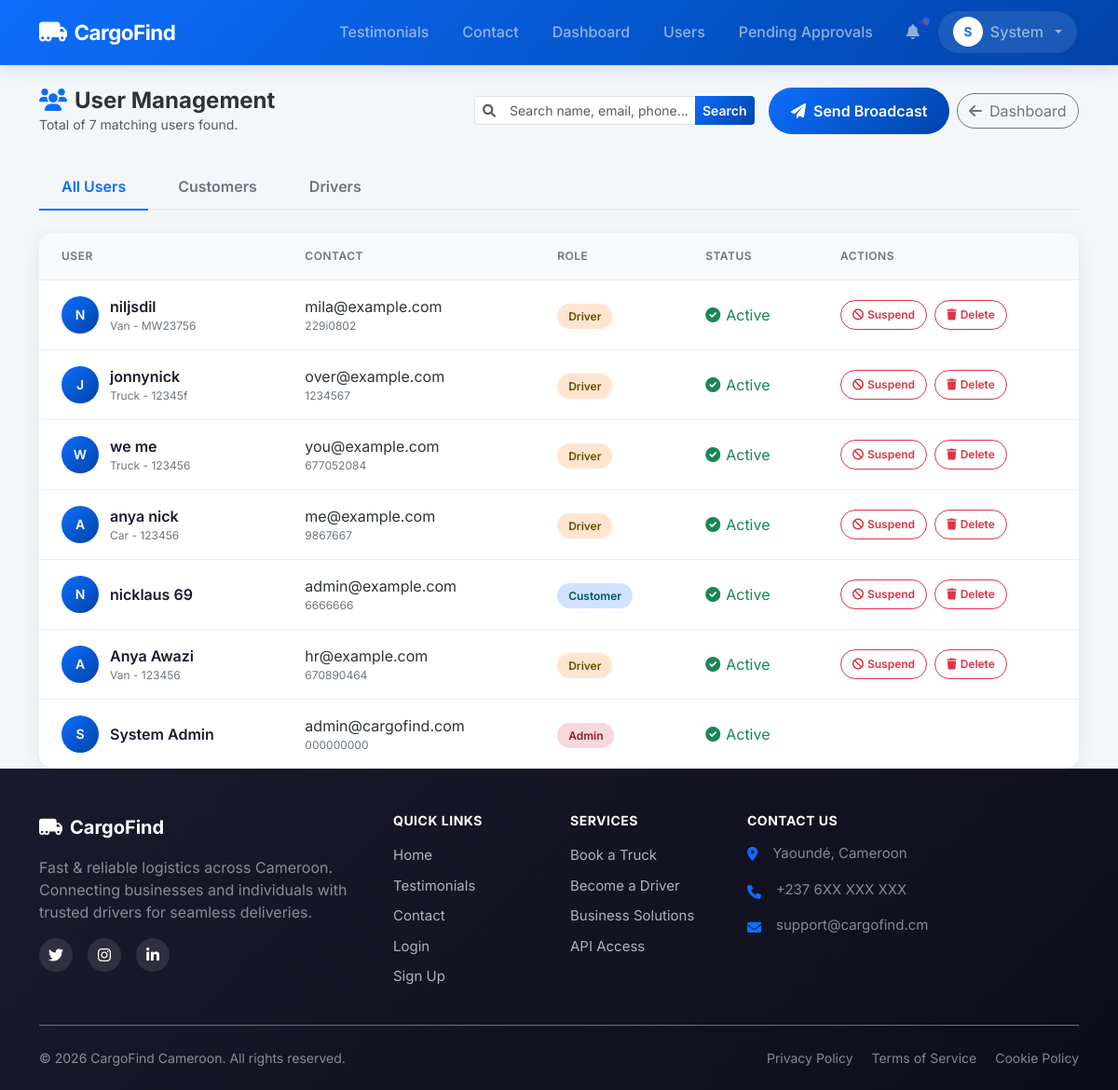
The app's page /admin/users (signed in) with its own data.
### models.py (models this page shows, shortened)
class User(UserMixin, db.Model):
    id = db.Column(db.Integer, primary_key=True)
    email = db.Column(db.String(120), unique=True, nullable=False)
    phone = db.Column(db.String(20), unique=True, nullable=False)
    password_hash = db.Column(db.String(255), nullable=False)
    full_name = db.Column(db.String(100), nullable=False)
    address = db.Column(db.String(200))
    role = db.Column(db.String(20), nullable=False) # 'customer', 'driver', 'admin'
    vehicle_type = db.Column(db.String(50)) # 'car', 'van', 'truck'
    vehicle_id = db.Column(db.String(50))
    license_url = db.Column(db.String(255))
    is_verified = db.Column(db.Boolean, default=False)
    registration_otp = db.Column(db.String(6))
    is_active = db.Column(db.Boolean, default=False)
    is_approved = db.Column(db.Boolean, default=False) # Admin approval
    current_lat = db.Column(db.Float)
    current_lng = db.Column(db.Float)
    deliveries_as_customer = db.relationship('Delivery', backref='customer', foreign_keys='Delivery.customer_id')
    deliveries_as_driver = db.relationship('Delivery', backref='driver', foreign_keys='Delivery.driver_id')
    notifications = db.relationship('Notification', backref='user', lazy=True)
    wallet = db.relationship('Wallet', backref='user', uselist=False)

### app.py (the view, shortened to what this page needs)
@app.route('/admin/users')
@login_required
def admin_users():
    if current_user.role != 'admin':
        return redirect(url_for('index'))
    query = request.args.get('q', '')
    role_filter = request.args.get('role', '')
    user_query = User.query
    if role_filter:
        user_query = user_query.filter(User.role == role_filter)
    users = user_query.order_by(User.id.desc()).all()
    return render_template('admin/users.html', users=users)

### templates/admin/users.html (shortened to what this page needs)
{% extends "base.html" %}
{% block content %}
<div class="user-management">
    <div class="page-header">
        <div>
            <h2><i class="fas fa-users text-primary me-2"></i>User Management</h2>
            <p class="text-muted small mb-0">Total of {{ users|length }} matching users found.</p>
        </div>
        <div class="d-flex flex-wrap gap-2 align-items-center">
            <form action="{{ url_for('admin_users') }}" method="GET" class="d-flex gap-2 me-2">
                <div class="input-group input-group-sm" style="width: 300px;">
                    <span class="input-group-text bg-white border-end-0"><i class="fas fa-search text-muted"></i></span>
                    <input type="text" name="q" class="form-control border-start-0" placeholder="Search name, email, phone..." value="{{ request.args.get('q', '') }}">
                    <button type="submit" class="btn btn-primary">Search</button>
                </div>
            </form>
            <a href="{{ url_for('admin_send_email') }}" class="btn btn-primary rounded-pill px-4">
                <i class="fas fa-paper-plane me-2"></i>Send Broadcast
            </a>
            <a href="{{ url_for('admin_dashboard') }}" class="btn btn-outline-secondary rounded-pill">
                <i class="fas fa-arrow-left me-2"></i>Dashboard
            </a>
        </div>
    </div>
    <div class="user-tabs">
        <a href="{{ url_for('admin_users', q=request.args.get('q', '')) }}" class="user-tab {{ 'active' if not request.args.get('role') }}">
            All Users
        </a>
        <a href="{{ url_for('admin_users', role='customer', q=request.args.get('q', '')) }}" class="user-tab {{ 'active' if request.args.get('role') == 'customer' }}">
            Customers
        </a>
        <a href="{{ url_for('admin_users', role='driver', q=request.args.get('q', '')) }}" class="user-tab {{ 'active' if request.args.get('role') == 'driver' }}">
            Drivers
        </a>
    </div>
    <div id="all" class="user-section active">
        <div class="users-card">
            <table class="users-table">
                <thead>
                    <tr>
                        <th>User</th>
                        <th>Contact</th>
                        <th>Role</th>
                        <th>Status</th>
                        <th>Actions</th>
                    </tr>
                </thead>
                <tbody>
                    {% for user in users %}
                    <tr>
                        <td>
                            <div class="user-info">
                                <div class="user-avatar">{{ user.full_name[0]|upper }}</div>
                                <div class="user-details">
                                    <span class="user-name">{{ user.full_name }}</span>
                                    {% if user.role == 'driver' %}
                                        <span class="user-extra">{{ user.vehicle_type|capitalize }} - {{ user.vehicle_id }}</span>
                                    {% endif %}
                                </div>
                            </div>
                        </td>
                        <td>
                            <div class="user-details">
                                <span>{{ user.email }}</span>
                                <span class="user-extra">{{ user.phone }}</span>
                            </div>
                        </td>
                        <td>
                            <span class="role-badge {{ user.role }}">{{ user.role|capitalize }}</span>
                        </td>
                        <td>
                            <span class="status-badge {% if user.is_active %}active{% else %}inactive{% endif %}">
                                <i class="fas {% if user.is_active %}fa-check-circle{% else %}fa-times-circle{% endif %}"></i>
                                {% if user.is_active %}Active{% else %}Suspended{% endif %}
                            </span>
                        </td>
                        <td>
                            {% if user.role != 'admin' %}
                            <div class="action-buttons">
                                <a href="{{ url_for('toggle_user_status', user_id=user.id) }}" class="btn-action {% if user.is_active %}suspend{% else %}activate{% endif %}">
                                    <i class="fas {% if user.is_active %}fa-ban{% else %}fa-check{% endif %}"></i>
                                    {% if user.is_active %}Suspend{% else %}Activate{% endif %}
                                </a>
                                <a href="{{ url_for('delete_user', user_id=user.id) }}" class="btn-action delete" onclick="return confirm('Are you sure you want to delete this user? This action cannot be undone.')">
                                    <i class="fas fa-trash"></i>Delete
                                </a>
                            </div>
                            {% endif %}
                        </td>
                    </tr>
                    {% endfor %}
                </tbody>
            </table>
        </div>
    </div>
</div>
{% endblock %}

### templates/base.html (shortened to what this page needs)
<!DOCTYPE html>
<html lang="en">
<head>
    <link href="https://cdn.jsdelivr.net/npm/bootstrap@5.3.0/dist/css/bootstrap.min.css" rel="stylesheet">
    <link rel="stylesheet" href="https://cdnjs.cloudflare.com/ajax/libs/font-awesome/6.0.0/css/all.min.css">
    <link rel="stylesheet" href="https://unpkg.com/leaflet@1.9.4/dist/leaflet.css" />
    <link rel="stylesheet" href="{{ url_for('static', filename='css/style.css') }}">
</head>
<body class="animate-fade-in">
    <nav class="navbar navbar-expand-lg navbar-dark sticky-top">
        <div class="container">
            <a class="navbar-brand" href="{{ url_for('index') }}">
                <i class="fas fa-truck-moving"></i>
                <span>CargoFind</span>
            </a>
            <div class="collapse navbar-collapse" id="navbarNav">
                <ul class="navbar-nav ms-auto align-items-lg-center">
                    <li class="nav-item">
                        <a class="nav-link" href="{{ url_for('testimonials') }}">
                             Testimonials
                        </a>
                    </li>
                    <li class="nav-item">
                        <a class="nav-link" href="{{ url_for('contact') }}">
                             Contact
                        </a>
                    </li>
                    {% if current_user.is_authenticated %}
                        {% if current_user.role == 'customer' %}
                            <li class="nav-item">
                                <a class="nav-link" href="{{ url_for('customer_dashboard') }}">
                                    <i class="fas fa-tachometer-alt me-1 d-lg-none"></i> Dashboard
                                </a>
                            </li>
                            <li class="nav-item">
                                <a class="nav-link" href="{{ url_for('book_delivery') }}">
                                    <i class="fas fa-plus-circle me-1 d-lg-none"></i> Book Delivery
                                </a>
                            </li>
                        {% elif current_user.role == 'driver' %}
                            <li class="nav-item">
                                <a class="nav-link" href="{{ url_for('driver_dashboard') }}">
                                    <i class="fas fa-tachometer-alt me-1 d-lg-none"></i> Driver Panel
                                </a>
                            </li>
                        {% elif current_user.role == 'admin' %}
                            <li class="nav-item">
                                <a class="nav-link" href="{{ url_for('admin_dashboard') }}">
                                     Dashboard
                                </a>
                            </li>
                            <li class="nav-item">
                                <a class="nav-link" href="{{ url_for('admin_users') }}">
                                     Users
                                </a>
                            </li>
                            <li class="nav-item">
                                <a class="nav-link" href="{{ url_for('admin_pending_drivers') }}">
                                     Pending Approvals
                                </a>
                            </li>
                        {% endif %}
                        <li class="nav-item">
                            <a class="nav-link notification-badge" href="{{ url_for('notifications') }}">
                                <i class="fas fa-bell"></i>
                            </a>
                        </li>
                        <li class="nav-item dropdown">
                            <a class="nav-link nav-user dropdown-toggle" href="#" role="button" data-bs-toggle="dropdown">
                                <div class="nav-user-avatar">
                                    {{ current_user.full_name[0]|upper }}
                                </div>
                                <span class="d-none d-md-inline">{{ current_user.full_name.split()[0] }}</span>
                            </a>
                        </li>
                    {% endif %}
                </ul>
            </div>
        </div>
    </nav>
    <div class="container mt-4">
        {% block content %}{% endblock %}
    </div>
    <footer class="footer bg-dark text-white pt-5 pb-4">
        <div class="container">
            <div class="d-none d-md-block">
                <div class="row">
                    <div class="col-lg-4 col-md-6 mb-4 mb-lg-0">
                        <a href="{{ url_for('index') }}" class="footer-brand d-flex align-items-center text-white text-decoration-none mb-3">
                            <i class="fas fa-truck-moving fa-lg me-2"></i>
                            <span class="fw-bold fs-5">CargoFind</span>
                        </a>
                        <p class="text-white-50 mb-3">Fast & reliable logistics across Cameroon. Connecting businesses and individuals with trusted drivers for seamless deliveries.</p>
                        <div class="d-flex gap-3">
                            <a href="#" class="social-link"><i class="fab fa-twitter"></i></a>
                            <a href="#" class="social-link"><i class="fab fa-instagram"></i></a>
                            <a href="#" class="social-link"><i class="fab fa-linkedin-in"></i></a>
                        </div>
                    </div>
                    <div class="col-lg-2 col-md-6 mb-4 mb-lg-0">
                        <h6 class="footer-heading text-uppercase fw-bold mb-3">Quick Links</h6>
                        <ul class="list-unstyled footer-links">
                            <li><a href="{{ url_for('index') }}" class="footer-link">Home</a></li>
                            <li><a href="{{ url_for('testimonials') }}" class="footer-link">Testimonials</a></li>
                            <li><a href="{{ url_for('contact') }}" class="footer-link">Contact</a></li>
                            <li><a href="{{ url_for('login') }}" class="footer-link">Login</a></li>
                            <li><a href="{{ url_for('register') }}" class="footer-link">Sign Up</a></li>
                        </ul>
                    </div>
                    <div class="col-lg-2 col-md-6 mb-4 mb-lg-0">
                        <h6 class="footer-heading text-uppercase fw-bold mb-3">Services</h6>
                        <ul class="list-unstyled footer-links">
                            <li><a href="{{ url_for('register') }}" class="footer-link">Book a Truck</a></li>
                            <li><a href="{{ url_for('register') }}" class="footer-link">Become a Driver</a></li>
                            <li><a href="{{ url_for('contact') }}" class="footer-link">Business Solutions</a></li>
                            <li><a href="{{ url_for('contact') }}" class="footer-link">API Access</a></li>
                        </ul>
                    </div>
                    <div class="col-lg-4 col-md-6">
                        <h6 class="footer-heading text-uppercase fw-bold mb-3">Contact Us</h6>
                        <ul class="list-unstyled footer-contact">
                            <li class="mb-3 d-flex align-items-start">
                                <i class="fas fa-map-marker-alt mt-1 me-3 text-primary"></i>
                                <span class="text-white-50">Yaoundé, Cameroon</span>
                            </li>
                            <li class="mb-3 d-flex align-items-center">
                                <i class="fas fa-phone mt-1 me-3 text-primary"></i>
                                <span class="text-white-50">+237 6XX XXX XXX</span>
                            </li>
                            <li class="mb-3 d-flex align-items-center">
                                <i class="fas fa-envelope mt-1 me-3 text-primary"></i>
                                <span class="text-white-50">support@cargofind.cm</span>
                            </li>
                        </ul>
                    </div>
                </div>
                <div class="footer-bottom border-top border-secondary mt-4 pt-4 d-flex flex-column flex-md-row justify-content-between align-items-center">
                    <p class="mb-2 mb-md-0 text-white-50">&copy; 2026 CargoFind Cameroon. All rights reserved.</p>
                    <div class="footer-bottom-links">
                        <a href="{{ url_for('privacy') }}" class="text-white-50 text-decoration-none me-3">Privacy Policy</a>
                        <a href="{{ url_for('terms') }}" class="text-white-50 text-decoration-none me-3">Terms of Service</a>
                        <a href="#" class="text-white-50 text-decoration-none">Cookie Policy</a>
                    </div>
                </div>
            </div>
        </div>
    </footer>
</body>
</html>

### records on screen
User: full_name "S", full_name "System", full_name "System Admin", email "admin@cargofind.com", phone "000000000", role "Admin", is_active True (drawn)
User: full_name "N", full_name "niljsdil", vehicle_type "Van", vehicle_id "MW23756", email "mila@example.com", phone "229i0802", role "Driver", is_active True (drawn)
User: full_name "J", full_name "jonnynick", vehicle_type "Truck", vehicle_id "12345f", email "over@example.com", phone "1234567", role "Driver", is_active True (drawn)
User: full_name "W", full_name "we me", vehicle_type "Truck", vehicle_id "123456", email "you@example.com", phone "677052084", role "Driver", is_active True (drawn)
User: full_name "A", full_name "anya nick", vehicle_type "Car", vehicle_id "123456", email "me@example.com", phone "9867667", role "Driver", is_active True (drawn)
User: full_name "N", full_name "nicklaus 69", email "admin@example.com", phone "6666666", role "Customer", is_active True (drawn)
User: full_name "A", full_name "Anya Awazi", vehicle_type "Van", vehicle_id "123456", email "hr@example.com", phone "670890464", role "Driver", is_active True (drawn)

### other values on screen
{{ users|length }} "7"
